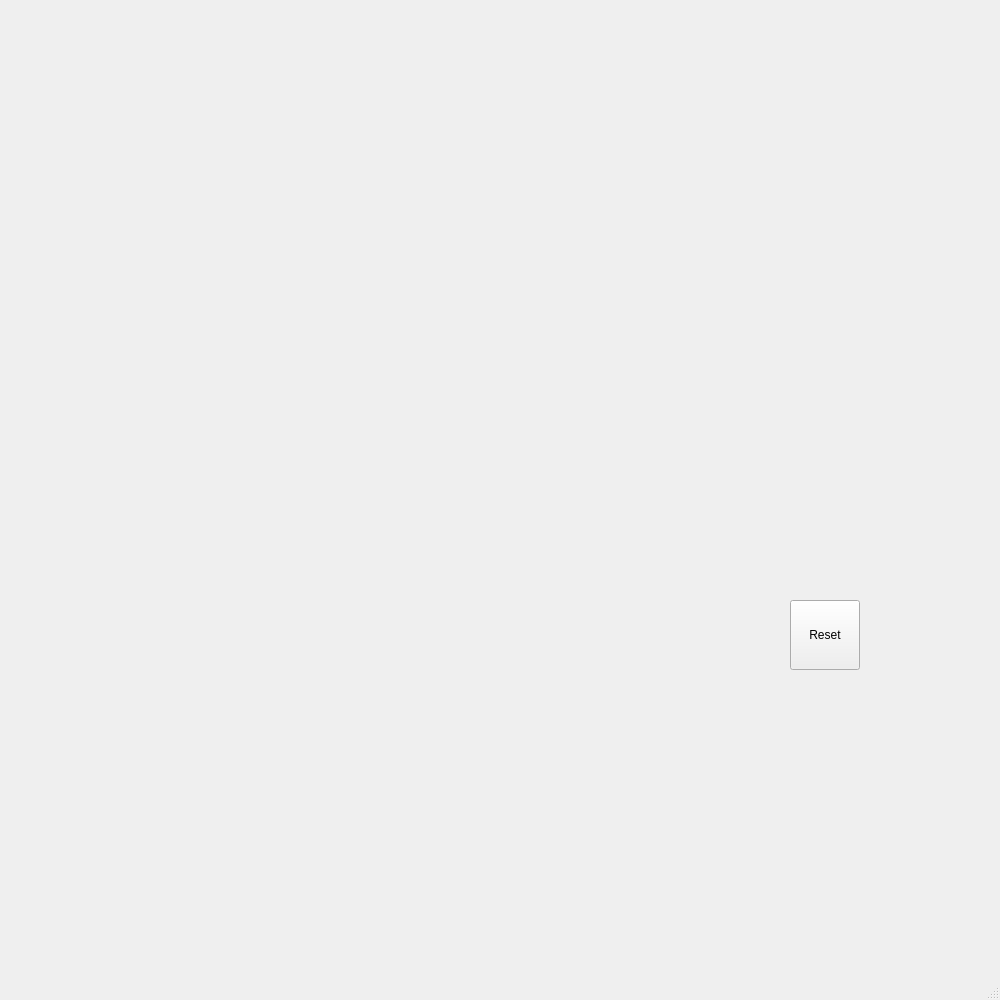
<?xml version="1.0" encoding="UTF-8"?>
<ui version="4.0">
 <class>MainWindow</class>
 <widget class="QMainWindow" name="MainWindow">
  <property name="geometry">
   <rect>
    <x>0</x>
    <y>0</y>
    <width>1000</width>
    <height>1000</height>
   </rect>
  </property>
  <property name="windowTitle">
   <string>MainWindow</string>
  </property>
  <widget class="QWidget" name="centralwidget">
   <widget class="QPushButton" name="pb">
    <property name="geometry">
     <rect>
      <x>790</x>
      <y>600</y>
      <width>70</width>
      <height>70</height>
     </rect>
    </property>
    <property name="text">
     <string>Reset</string>
    </property>
    <property name="iconSize">
     <size>
      <width>40</width>
      <height>40</height>
     </size>
    </property>
   </widget>
  </widget>
  <widget class="QMenuBar" name="menubar">
   <property name="geometry">
    <rect>
     <x>0</x>
     <y>0</y>
     <width>1000</width>
     <height>31</height>
    </rect>
   </property>
  </widget>
  <widget class="QStatusBar" name="statusbar"/>
 </widget>
 <resources/>
 <connections/>
</ui>
